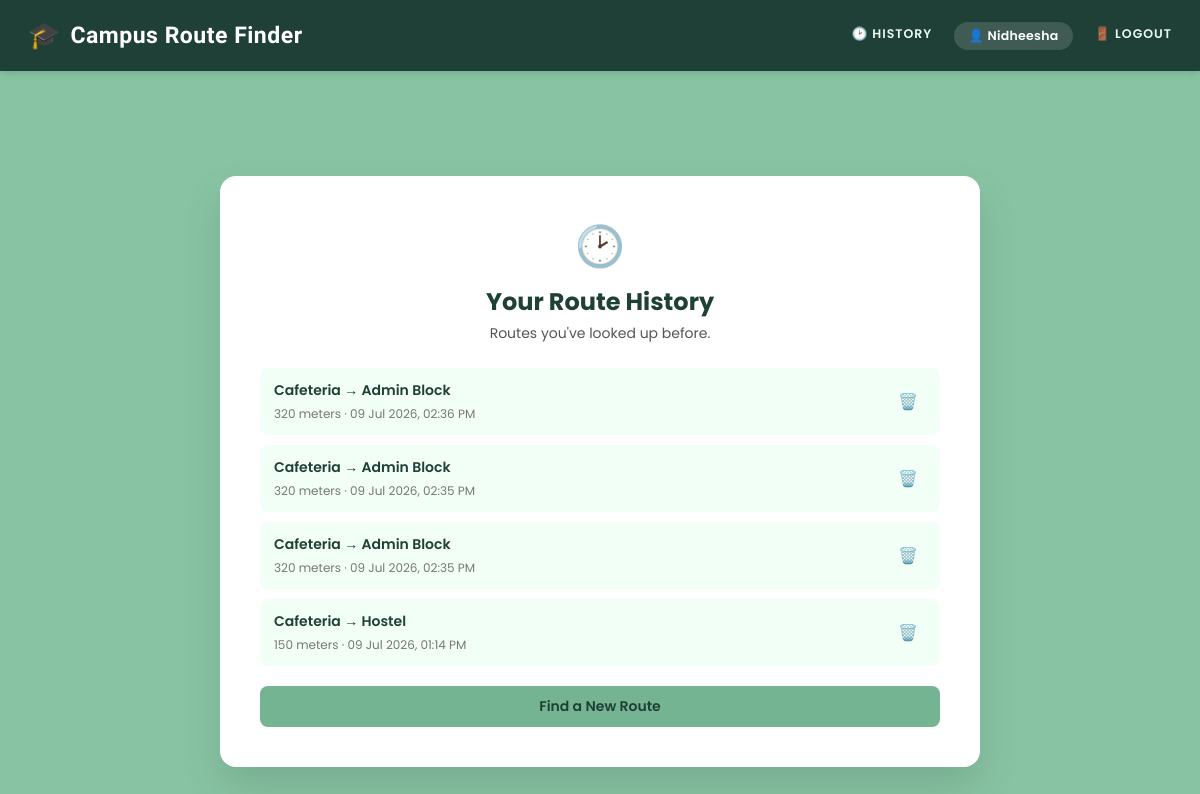
The page /history (signed in) on the database its author committed.
### tables this page shows
CREATE TABLE history (
            id TEXT PRIMARY KEY,
            username TEXT NOT NULL,
            start_name TEXT NOT NULL,
            end_name TEXT NOT NULL,
            distance INTEGER NOT NULL,
            timestamp TEXT NOT NULL
        );

### app.py (the view)
@app.route("/history")
def history_page():
    if "username" not in session:
        return redirect(url_for("login"))
    entries = get_history(session["username"])
    return render_template(
        "history.html",
        username=session["username"],
        entries=entries,
    )

### database.py (called while the page is built)
def get_connection():
    return sqlite3.connect(DB_FILE)

### history.py (called while the page is built)
def get_history(username):
    conn = get_connection()
    conn.row_factory = sqlite3.Row  # lets us access columns by name
    cursor = conn.cursor()
    cursor.execute(
        """
        SELECT id, start_name, end_name, distance, timestamp
        FROM history
        WHERE username = ?
        ORDER BY rowid DESC
        """,
        (username,),
    )
    rows = cursor.fetchall()
    conn.close()
    entries = []
    for row in rows:
        entries.append({
            "id": row["id"],
            "start_name": row["start_name"],
            "end_name": row["end_name"],
            "distance": row["distance"],
            "timestamp": row["timestamp"],
        })
    return entries

### templates/history.html (shortened to what this page needs)
<!DOCTYPE html>
<html lang="en">
<head>
    <link rel="stylesheet" href="{{ url_for('static', filename='style.css') }}">
</head>
<body>
    {% include 'header.html' %}
    <div class="page-center">
        <div class="card map-card">
            <div class="app-header">
                <span class="app-icon">🕑</span>
                <h1>Your Route History</h1>
                <p class="tagline">Routes you've looked up before.</p>
            </div>
            {% if entries %}
                <div class="history-list">
                    {% for entry in entries %}
                        <div class="history-item">
                            <div class="history-text">
                                <div class="history-route">{{ entry.start_name }} → {{ entry.end_name }}</div>
                                <div class="history-meta">{{ entry.distance }} meters &middot; {{ entry.timestamp }}</div>
                            </div>
                            <form method="POST" action="{{ url_for('delete_history_entry', entry_id=entry.id) }}" onsubmit="return confirm('Delete this route from your history?');">
                                <button type="submit" class="delete-button" title="Delete this route">🗑️</button>
                            </form>
                        </div>
                    {% endfor %}
                </div>
            {% else %}
                <p class="hint-text">You haven't searched for any routes yet.</p>
            {% endif %}
            <a class="secondary-button" href="{{ url_for('locations') }}">Find a New Route</a>
        </div>
    </div>
</body>
</html>

### templates/header.html
<header class="top-header">
    <div class="header-left">
        <span class="header-logo">🎓</span>
        <span class="header-title">Campus Route Finder</span>
    </div>
    <div class="header-right">
        <a href="{{ url_for('history_page') }}" class="header-link">🕑 History</a>
        <span class="header-account">👤 {{ username }}</span>
        <a href="{{ url_for('logout') }}" class="header-link">🚪 Logout</a>
    </div>
</header>

### static/style.css (style rules this page uses)
* { margin: 0; padding: 0; box-sizing: border-box; }
body { font-family: 'Poppins', sans-serif; background: #88c4a4; min-height: 100vh; }
.page-center { min-height: 100vh; display: flex; align-items: center; justify-content: center; padding: 20px; }
.card { background: #ffffff; border-radius: 16px; padding: 40px; width: 100%; max-width: 420px; box-shadow: 0 20px 40px rgba(0, 0, 0, 0.12); text-align: center; }
.map-card { max-width: 760px; }
.app-header { margin-bottom: 24px; }
.app-icon { font-size: 40px; }
.app-header h1 { color: #1f4037; margin: 8px 0 4px 0; font-size: 24px; }
.tagline { color: #555; font-size: 14px; }
.secondary-button { display: block; margin-top: 20px; padding: 10px; background: #74b492; color: #1f4037; text-decoration: none; border-radius: 8px; font-weight: 600; font-size: 14px; }
.top-header { width: 100%; background: #1f4037; color: white; padding: 16px 28px; display: flex; align-items: center; justify-content: space-between; box-shadow: 0 2px 8px rgba(0, 0, 0, 0.15); }
.header-left { display: flex; align-items: center; gap: 10px; }
.header-logo { font-size: 26px; transition: transform 0.3s ease; }
.header-title { font-family: 'Baloo 2', cursive; font-size: 23px; font-weight: 700; letter-spacing: 0.5px; color: #ffffff; }
.header-right { display: flex; align-items: center; gap: 22px; }
.header-link { position: relative; color: #eafaf3; text-decoration: none; font-family: 'Poppins', sans-serif; font-weight: 600; font-size: 12.5px; letter-spacing: 1px; text-transform: uppercase; padding-bottom: 3px; transition: color 0.2s ease; }
.header-link::after { content: ""; position: absolute; left: 0; bottom: -2px; width: 0%; height: 2px; background: #ffb347; transition: width 0.25s ease; }
.header-account { background: rgba(255, 255, 255, 0.14); padding: 5px 14px; border-radius: 20px; font-family: 'Poppins', sans-serif; font-weight: 600; font-size: 12.5px; letter-spacing: 0.3px; }
.history-list { text-align: left; margin-top: 10px; }
.history-item { background: #f1fff6; border-radius: 8px; padding: 12px 14px; margin-bottom: 10px; display: flex; align-items: center; justify-content: space-between; gap: 12px; }
.history-route { font-weight: 600; color: #1f4037; font-size: 14px; }
.history-meta { font-size: 12px; color: #777; margin-top: 4px; }
.delete-button { background: none; border: none; font-size: 16px; cursor: pointer; padding: 4px 8px; border-radius: 6px; transition: background 0.2s ease; flex-shrink: 0; }

### rows shown on the page
history: start_name "Cafeteria", end_name "Admin Block", distance "320", timestamp "09 Jul 2026, 02:36 PM"
history: start_name "Cafeteria", end_name "Admin Block", distance "320", timestamp "09 Jul 2026, 02:35 PM"
history: start_name "Cafeteria", end_name "Admin Block", distance "320", timestamp "09 Jul 2026, 02:35 PM"
history: start_name "Cafeteria", end_name "Hostel", distance "150", timestamp "09 Jul 2026, 01:14 PM"

### other values the page prints
{{ username }} "Nidheesha"
